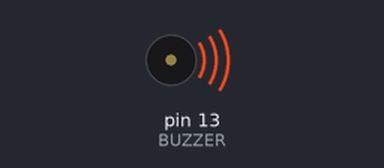
The sketch below on a simulated Arduino Uno, built with avr-gcc and run on an emulated ATmega328P. Parts: buzzer (waves = sounding).

Above: at 0.2 s.
Timing chart, 0 to 3.0 s (numbered marks = the images above):
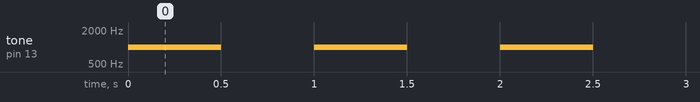

The sketch:

passive_buzzer.ino
```cpp
#define BUZZER 13   // 수동부저 핀

void setup() {
  pinMode(BUZZER, OUTPUT);
}

void loop() {
  // 1kHz 톤을 500ms 재생
  tone(BUZZER, 1000);
  delay(500);

  // 소리 끄기
  noTone(BUZZER);
  delay(500);
}
```

Measured:
- by itself, tone on pin 13 (BUZZER): alternates 1000 Hz for 0.50 s and silent for 0.50 s
